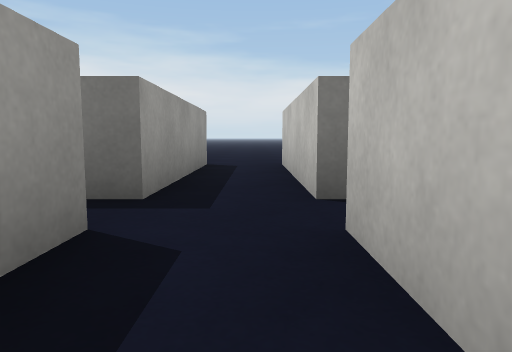
[1] (above)

18 first-person views from a walk through a Unity game level. The camera is 0.51 m above the floor, tilts 6° down and sees 70° across. The floor is counted in squares, 1 m on a side. Each view is taken from the middle of a square. On the plan, view 1 faces up. The plan holds only what a view shows up to about 9 squares ahead; the rest is blank. The place goes on beyond the plan. Surface patterns are stand-ins for the level's own textures.

[2]
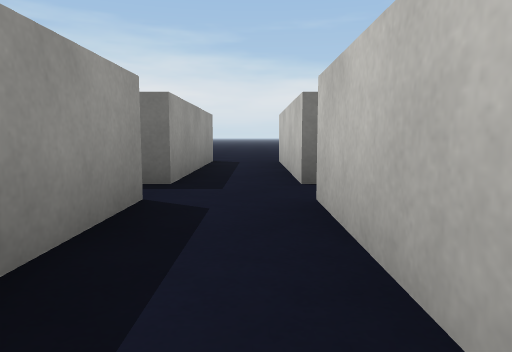

[3]
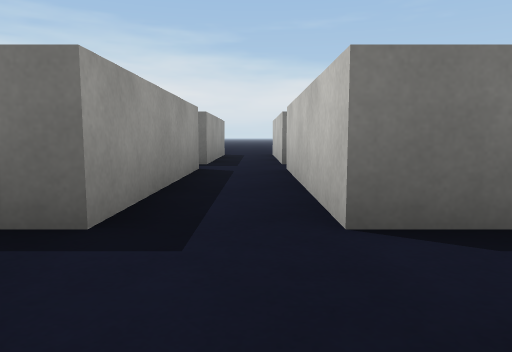

[4]
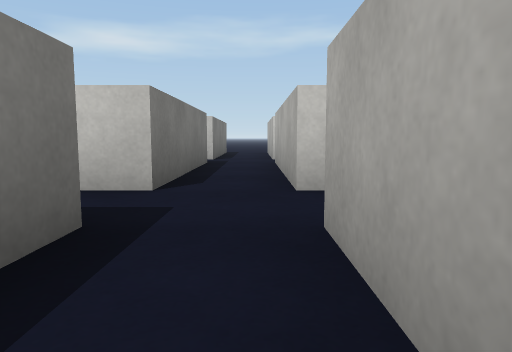

[5]
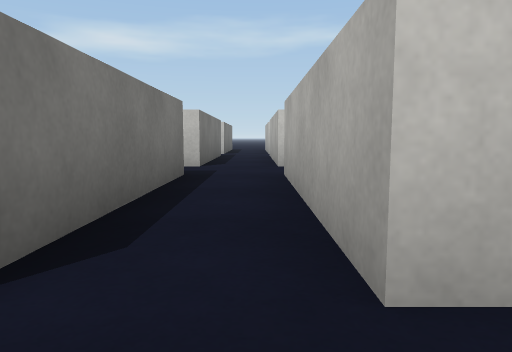

[6]
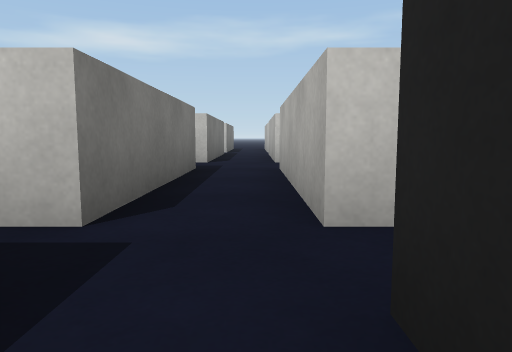

[7]
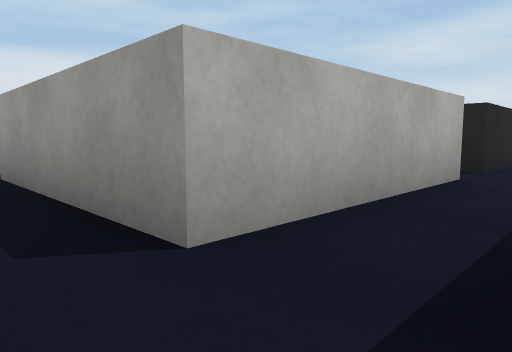

[8]
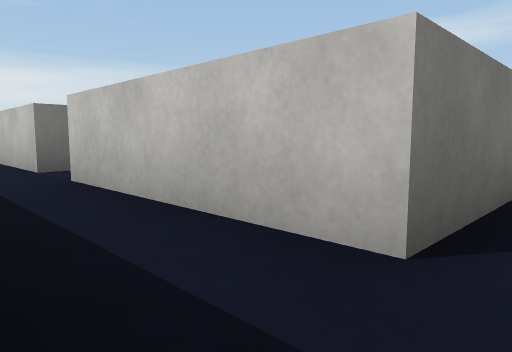

[9]
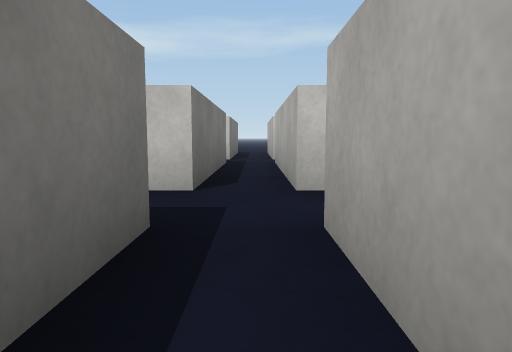

[10]
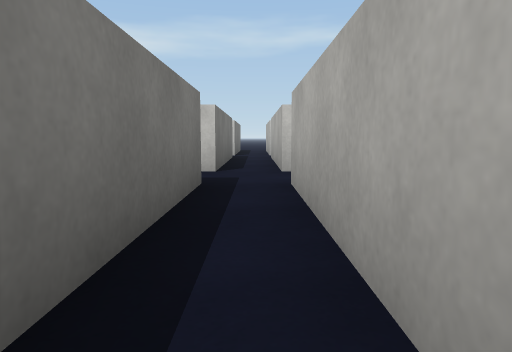

[11]
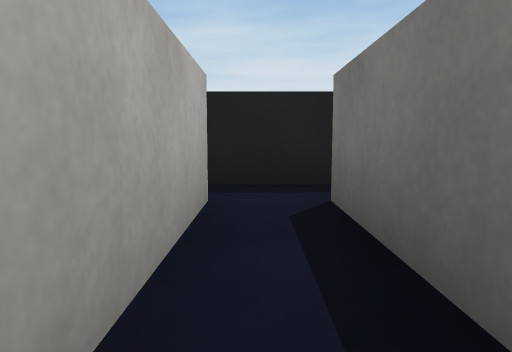

[12]
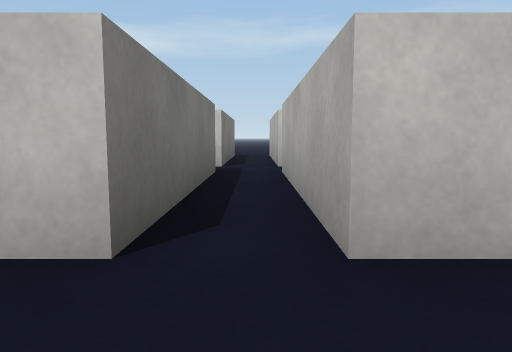

[13]
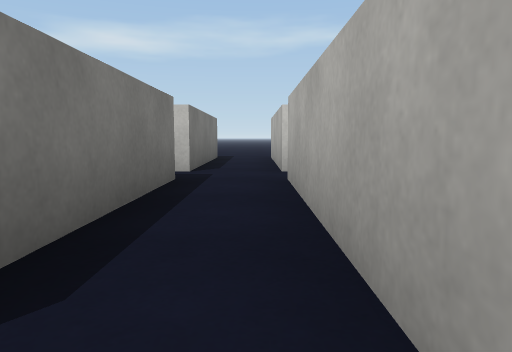

[14]
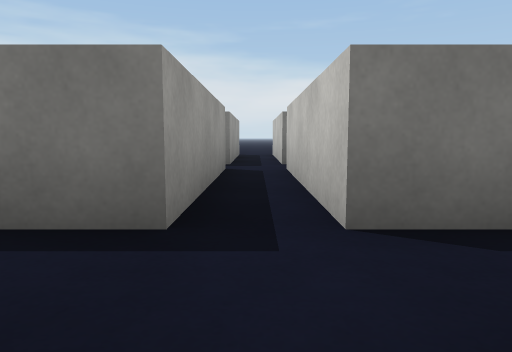

[15]
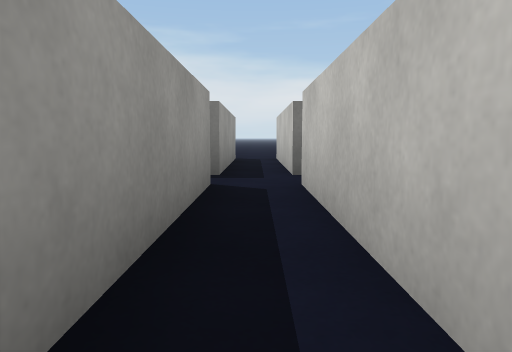

[16]
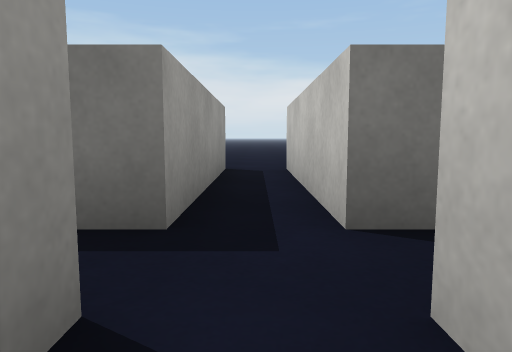

[17]
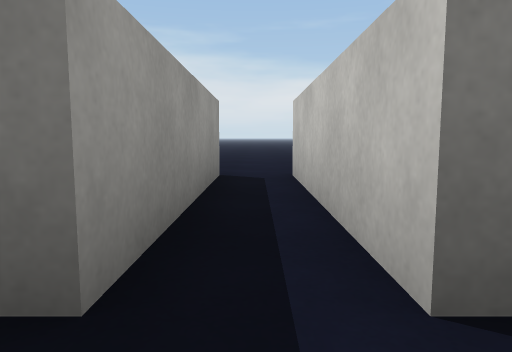

[18]
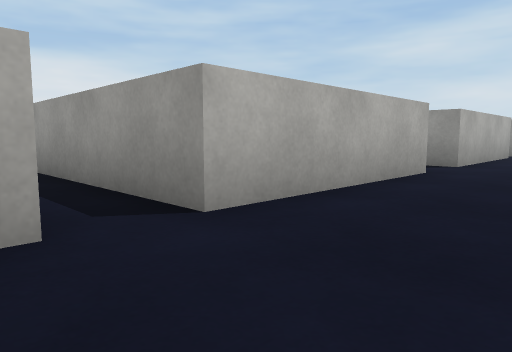

### Floor plan
Points are (right, up) in squares from view 1. A wall is a line through its corners. A room is listed if a view was taken in it or the views show most of it. See-through windows are left out.
Room 1 (views 1, 2, 7, 13)
walls: (-0.9, 2) (-0.9, -2); (0.5, 3) (0.5, 7); (0.5, -3.4) (4.5, -3.4); (4.5, -2) (0.5, -2) (0.5, 2); (-0.9, 7) (-0.9, 3)
ways out: opening at (0, -4) to room 2; opening at (-1, -3) to room 3; opening at (4, -3) to room 5; opening at (0, 8) to room 6
Room 2 (views 3, 8, 9, 10, 11, 12)
walls: (0.5, -8.4) (4.5, -8.4); (-0.9, -3.4) (-0.9, -7.4) (-5, -7.4); (4.5, -7.4) (0.5, -7.4) (0.5, -3.4); (-5, -8.4) (-0.9, -8.4); (-6, -7.1) (-6, -8.6)
ways out: opening at (0, -4) to room 1; opening at (4, -8) to room 4; opening at (0, -9)
Room 3 (views 4, 5, 6)
walls: (-7.9, -3.4) (-5.9, -3.4); (-4.9, -3.4) (-0.9, -3.4); (-0.9, -2) (-4.9, -2)
ways out: opening at (-1, -3) to room 1
Room 4 (view 14)
walls: (6.5, -7.4) (5.5, -7.4); (5.6, -8.4) (6.5, -8.4)
ways out: opening at (4, -8) to room 2; opening at (5, -4) to room 5
Room 5 (views 15, 16, 17)
walls: (4.5, 2) (4.5, -2); (5.5, 3) (5.5, 7); (6.5, -2) (5.5, -2) (5.5, 2); (4.5, 7) (4.5, 3); (5.5, -3.4) (6.5, -3.4)
ways out: opening at (4, -3) to room 1; opening at (5, -4) to room 4; opening at (5, 8) to room 6
Room 6 (view 18)
walls: (-4.9, 7) (-0.9, 7); (0.5, 7) (4.5, 7)
ways out: opening at (0, 8) to room 1; opening at (5, 8) to room 5

Positions as (right, up) in squares from view 1, and headings:
1: (0, 0), facing up
2: (0, -1), facing up
3: (0, -4), facing up
4: (-3, -3), facing right
5: (-6, -3), facing right
6: (-7, -3), facing right
7: (0, -2), facing down-left
8: (-1, -8), facing up-right
9: (-3, -8), facing right
10: (-5, -8), facing right
11: (-2, -8), facing left
12: (-1, -8), facing right
13: (0, -3), facing right
14: (5, -4), facing up
15: (5, -2), facing up
16: (5, 1), facing up
17: (5, 2), facing up
18: (6, 9), facing down-left
